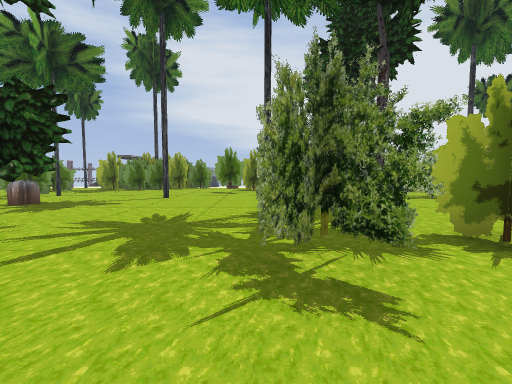
[1] (above)

24 first-person views from a walk through a Godot game level. The camera is 1.4 m above the floor, tilts 4° down and sees 90° across. The floor is counted in squares, 2 m on a side. Each view is taken from the middle of a square. On the plan, view 1 faces up. The plan holds only what a view shows up to about 9 squares ahead; the rest is blank. The place goes on beyond the plan.

[2]
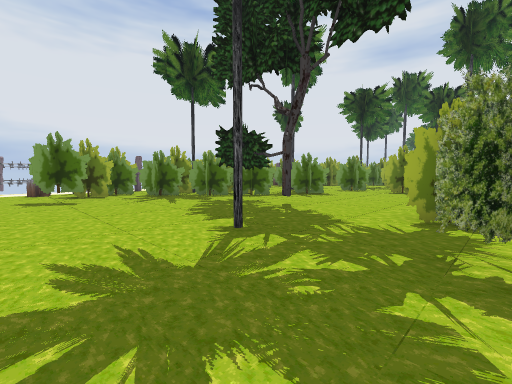

[3]
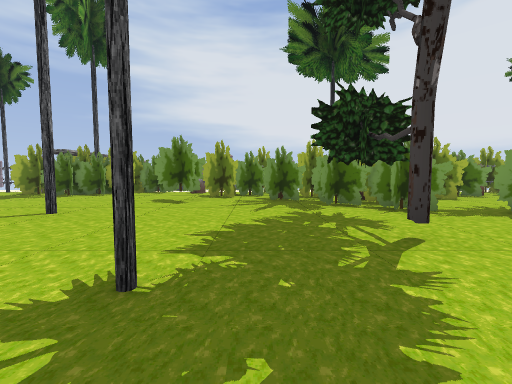

[4]
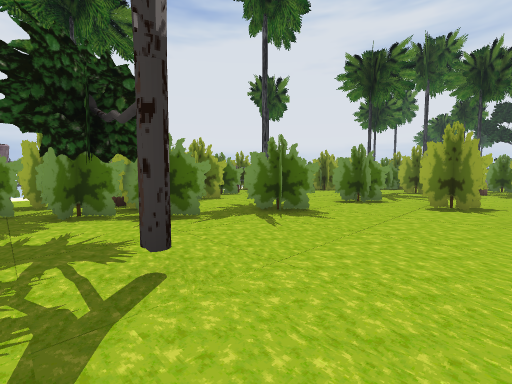

[5]
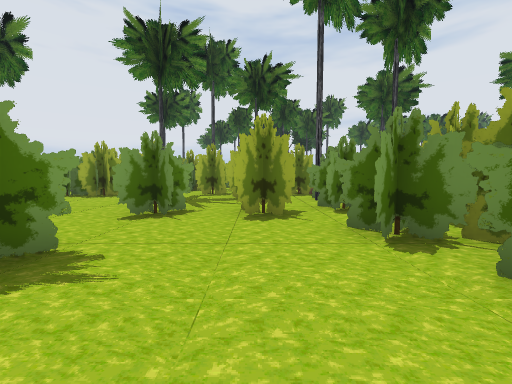

[6]
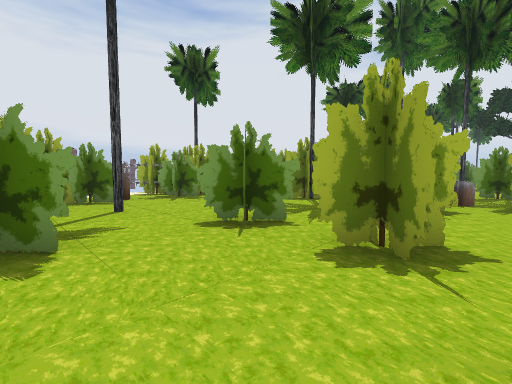

[7]
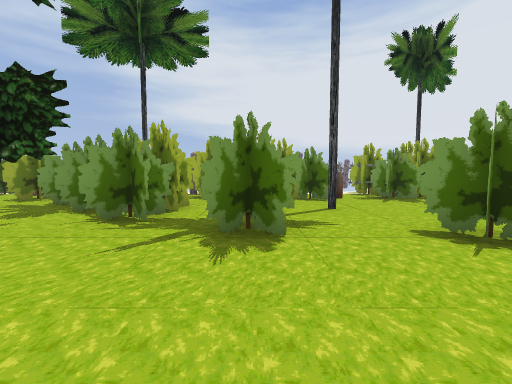

[8]
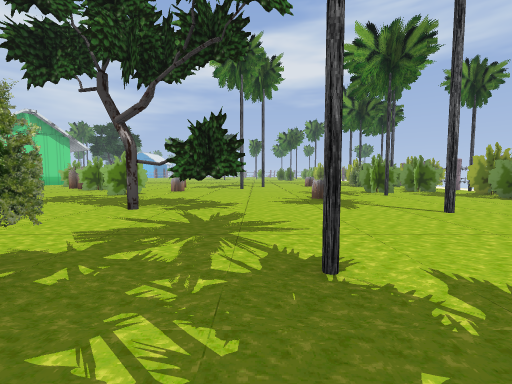

[9]
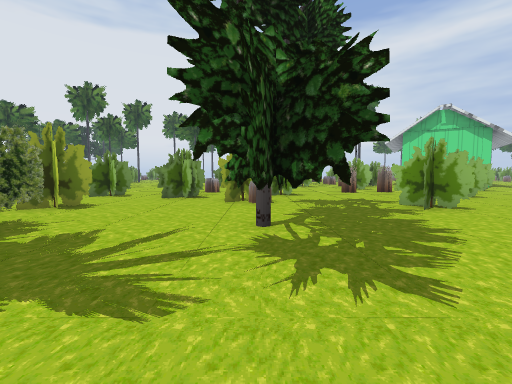

[10]
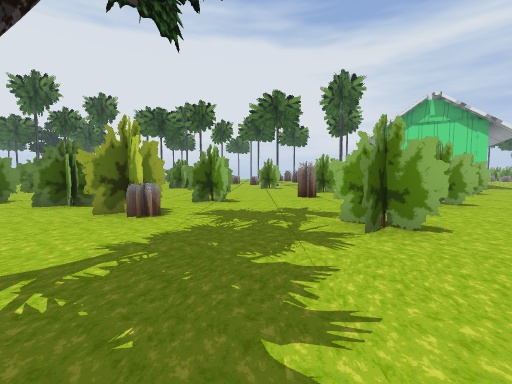

[11]
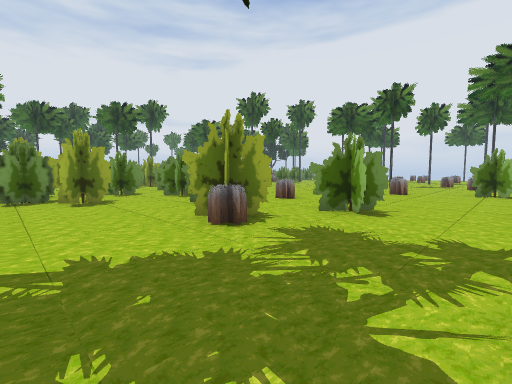

[12]
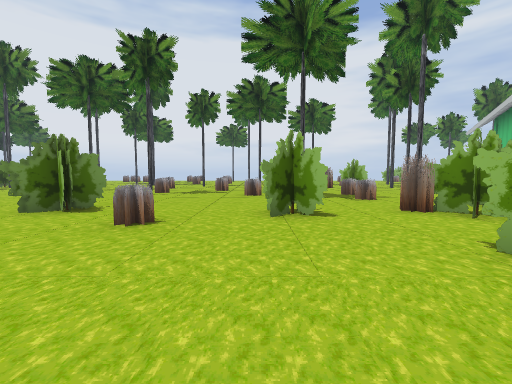

[13]
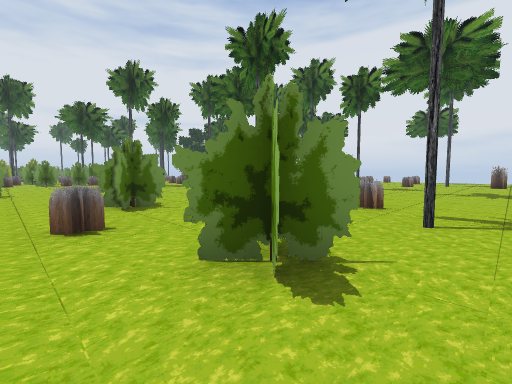

[14]
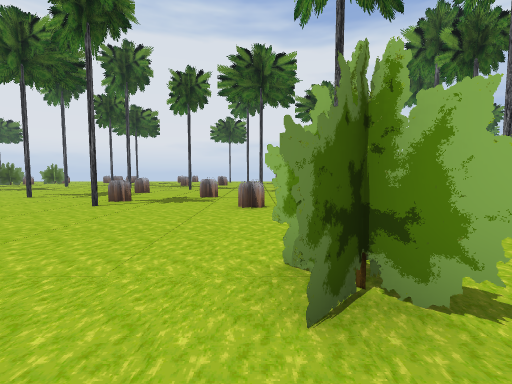

[15]
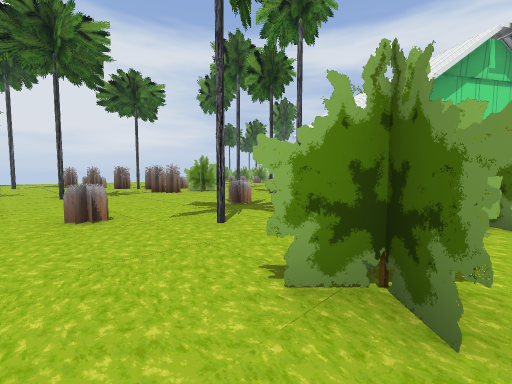

[16]
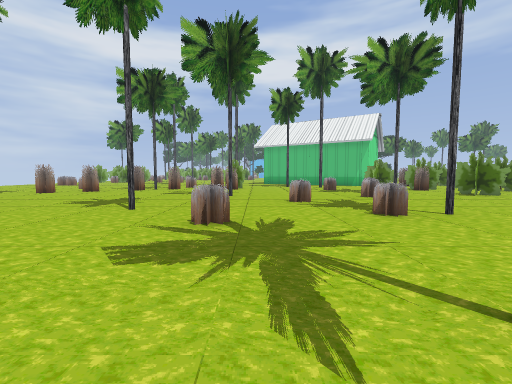

[17]
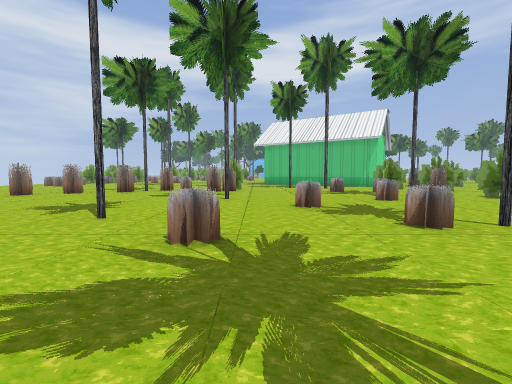

[18]
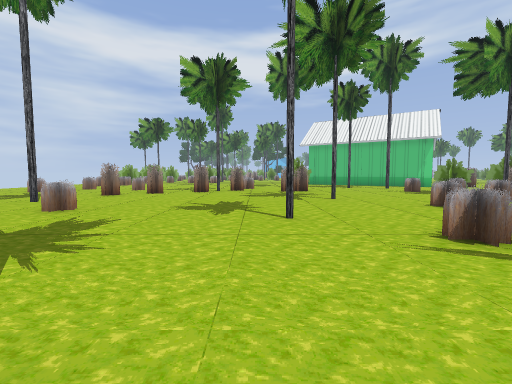

[19]
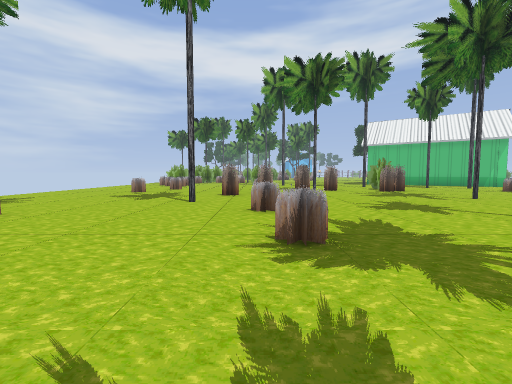

[20]
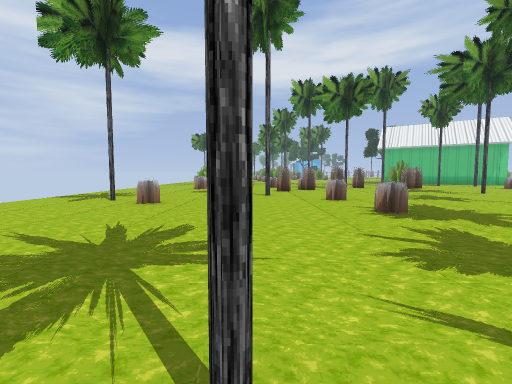

[21]
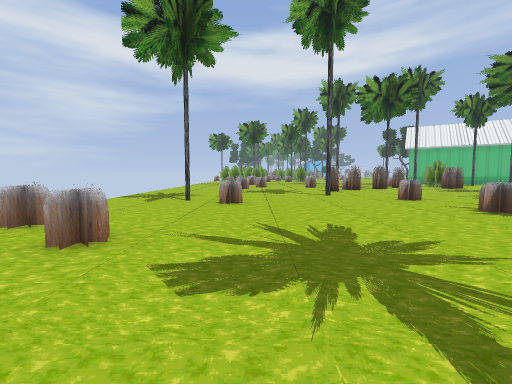

[22]
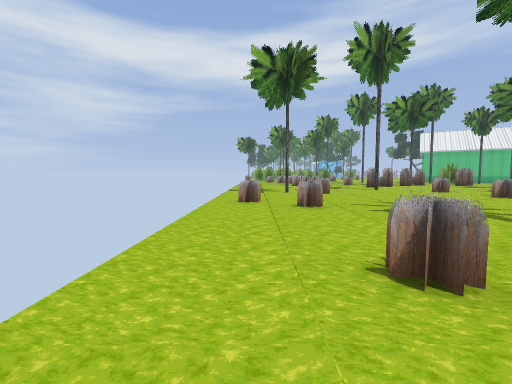

[23]
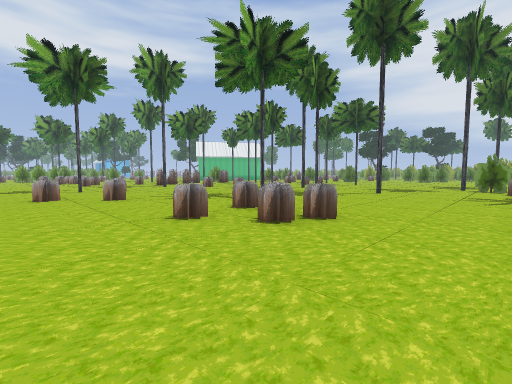

[24]
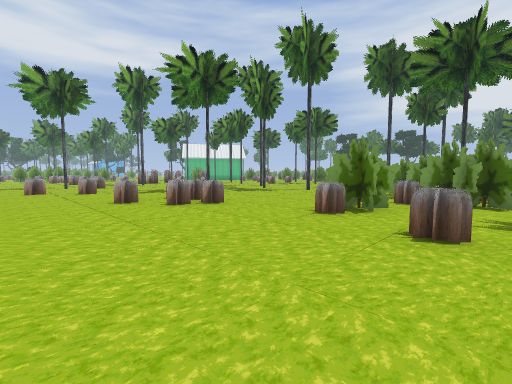

### Floor plan
Key: @ floor where view 1 was taken; # wall or solid block; x gap in a wall; . floor; = window, fence, low wall or low ledge; T thing the floor can be seen under or through.
Columns run from 7 left of view 1 to 16 right of it. Each row starts with its distance up from view 1.
 13     ###        ###
 12 #####...##    ##.##
 11 ..#....###  ####.###
 10 ......#..#####.....##
  9 #........###...#....
  8 #...#......#.......##
  7 ..........#..#..#...#
  6  .#................##
  5 .......#.......##.. #.##
  4 ..............TTT...#..#
  3 ....#....##  #### #.#
  2 ........##    ##
  1 .........#
  0 ##.....@##
 -1 ##..##..#
 -2 ....##....##
 -3 ...##.##.#.
 -4 ...#... ..
 -5 #.....#
 -6 #......
 -7 #....
 -8 ...........#.
 -9 .##.#........
-10 .##...#.
-11 .........
-12 .#........
-13 ..#.......
-14 .........
-15 ..........
-16 .........#.
-17 ...........
-18 ..#...#...
-19 .....#...
-20 ..........     .#
-21 ........      ..
-22 ........      ...
-23 .........   .....
-24  ...#.#...  .....
-25 #................###
-26 ...#......#.........
-27 ........... .....#..
-28 ............=x#.....
-29 .....#........#...#.
-30 ....#...#...#.......
-31 ........#...........
-32 ....................

Where each view was taken, in squares from view 1:
view 1: 0 up, 0 right, facing up
view 2: 2 up, 2 left, facing up-right
view 3: 3 up, 1 right, facing up
view 4: 4 up, 2 right, facing up-right
view 5: 5 up, 4 right, facing right
view 6: 4 up, 6 right, facing up-right
view 7: 4 up, 6 right, facing up
view 8: 4 up, 2 right, facing left
view 9: 5 up, 3 left, facing down
view 10: 3 up, 5 left, facing down
view 11: 1 up, 6 left, facing down-right
view 12: 5 down, 5 left, facing down
view 13: 8 down, 7 left, facing down-right
view 14: 8 down, 5 left, facing down
view 15: 9 down, 4 left, facing down-left
view 16: 17 down, 3 right, facing left
view 17: 17 down, 2 right, facing left
view 18: 20 down, 2 right, facing left
view 19: 24 down, 2 right, facing left
view 20: 26 down, 4 right, facing left
view 21: 28 down, 4 right, facing left
view 22: 31 down, 7 right, facing left
view 23: 32 down, 9 right, facing up-left
view 24: 32 down, 12 right, facing up-left
